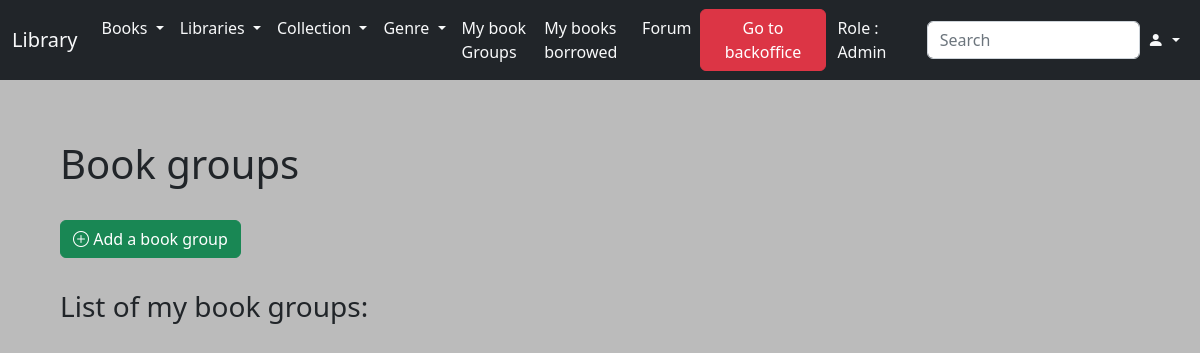
The page /lib/bookgroup/list/ (signed in) on the database as committed earlier.
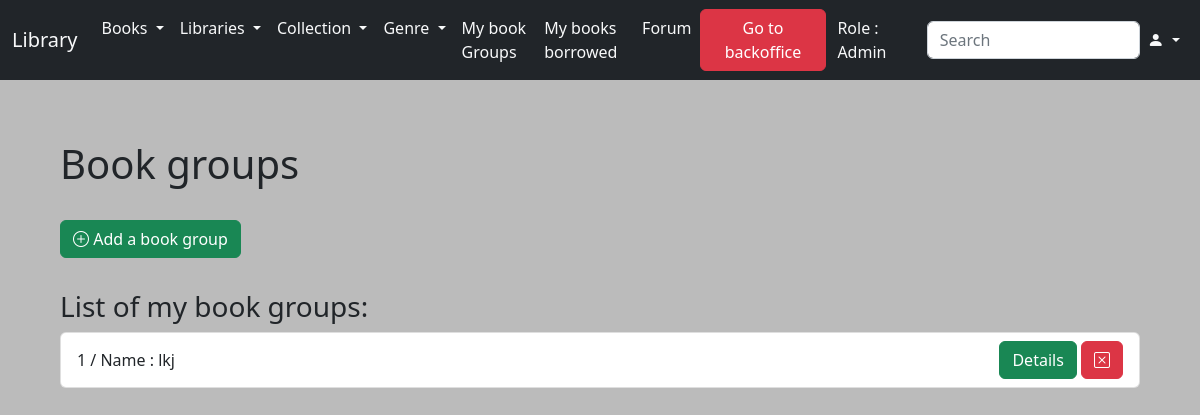
The same page on the database as committed later.
### lib/models.py (models this page shows)
class LectureGroup(models.Model):
    owner = models.ForeignKey(User, on_delete=models.RESTRICT, null=True)
    title = models.CharField(max_length=200)
    address = models.CharField(max_length=200)
    creation_date = models.DateTimeField(auto_now_add=True)
    modification_date = models.DateTimeField(auto_now=True)

### lib/views.py (the view)
# urls.py: path('bookgroup/list/', views.list_lecture_groups, name='list_lecture_groups'),
def list_lecture_groups(request):
    if request.user.is_authenticated:
        return render(request, "lib/book_group/list_lecture_groups.html")
    else:
        messages.error(request, "403, You are not connected")
        return redirect("login_def")

### library/context_processors.py (called while the page is built)
def extras(request):
    libraries = Library.objects.all()
    genre = Genre.objects.all()
    collection = Collection.objects.all()
    users = User.objects.all().order_by('-date_joined')
    userdata = UserData.objects.all()
    books = Books.objects.all()
    instances = InstanceBook.objects.all()
    lecture_group = LectureGroup.objects.all()
    lecturer = Lecturer.objects.all()
    forum = Forum.objects.all()
    return {
        'context_libraries': libraries,
        'context_genre': genre,
        'context_collection': collection,
        'context_users': users,
        'context_user_data': userdata,
        'context_books': books,
        'context_instances': instances,
        'context_lecture_group': lecture_group,
        'context_lecturer': lecturer,
        'context_forums': forum,
    }

### lib/templates/lib/book_group/list_lecture_groups.html (shortened to what this page needs)
{% extends 'lib/index.html' %}
{% block content %}
  {% load permission_tags %}
  <div style="margin-bottom: 2em">
    <h1>Book groups</h1>
  </div>
  <div style="margin-bottom: 2em">
    <a class="btn btn-success" href="{% url 'add_lecture_group' %}" role="button">
      <i class="bi bi-plus-circle"></i> Add a book group
    </a>
  </div>
  <div style="margin-bottom: 5em">
    <h3>List of my book groups: </h3>
    <ul class="list-group">
      {% now "Y-m-d" as today_date %}
      {% for l in context_lecture_group %}
        {% if l.owner == user %}
          <li class="list-group-item d-flex justify-content-between align-items-center">
              {{ l.pk }} / Name : {{ l.title }}
            <div>
              <a class="btn btn-success" href="{% url 'lg_page' l.pk %}" role="button">
                Details
              </a>
                <a class="btn btn-danger" href="{% url 'delete_lecture_group' l.pk %}" role="button">
                  <i class="bi bi-x-square"></i>
                </a>
            </div>
          </li>
        {% endif %}
      {% endfor %}
    </ul>
  </div>
{% endblock content %}

Rows that differ between the two databases and show on the page:
added LectureGroup: pk "1", title "lkj"
